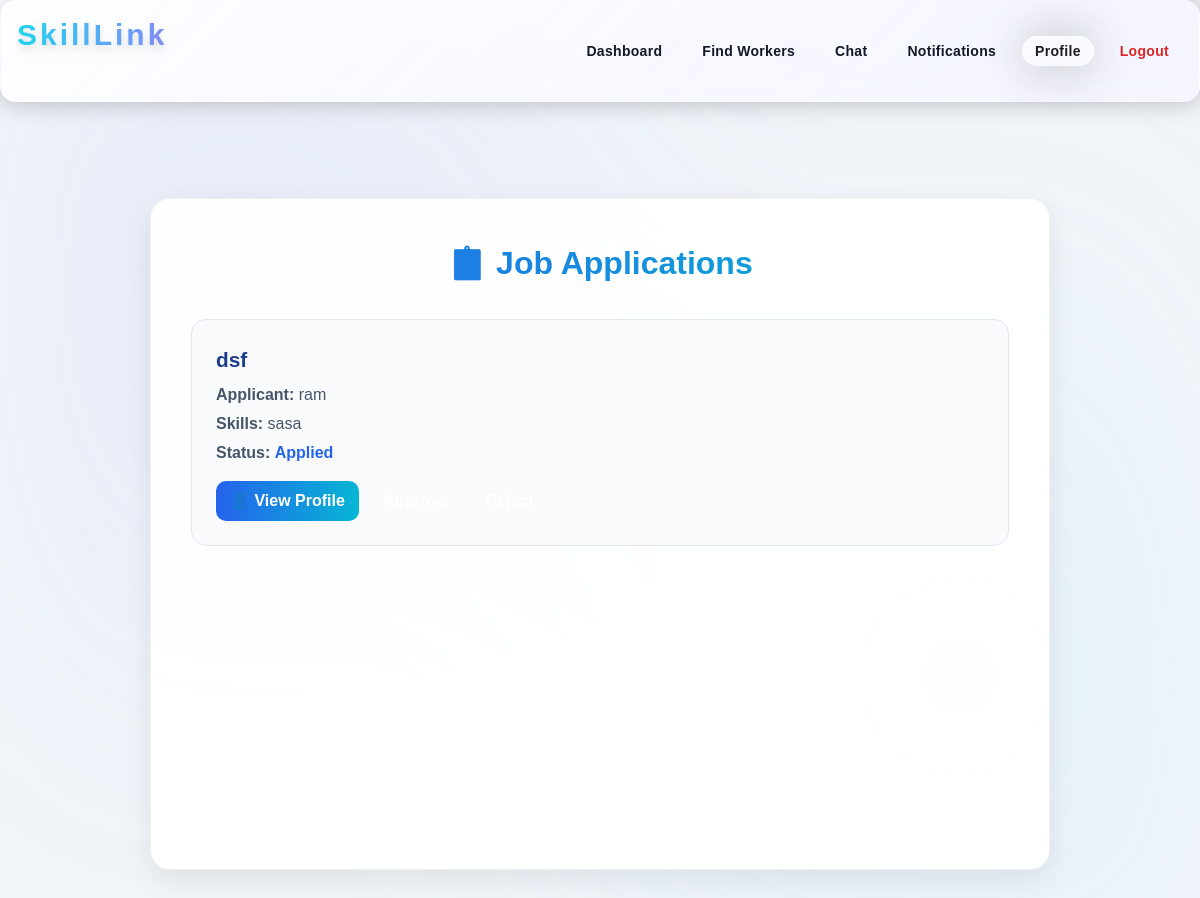
The page /applications (signed in) on the database its author committed.
### models.py (models this page shows, shortened)
class Application(db.Model):
    id = db.Column(db.Integer, primary_key=True)
    job_id = db.Column(db.Integer, db.ForeignKey('job.id'), nullable=False)
    worker_id = db.Column(db.Integer, db.ForeignKey('user.id'), nullable=False)
    client_id = db.Column(db.Integer, db.ForeignKey('user.id'), nullable=False)  # ✅ Add this
    status = db.Column(db.String(20), default='applied')
    timestamp = db.Column(db.DateTime, default=datetime.utcnow)
    worker = db.relationship("User", foreign_keys=[worker_id])
    client = db.relationship("User", foreign_keys=[client_id])
    job = db.relationship("Job", foreign_keys=[job_id])

class Job(db.Model):
    id = db.Column(db.Integer, primary_key=True)
    title = db.Column(db.String(200), nullable=False)
    description = db.Column(db.Text, nullable=False)
    location = db.Column(db.String(200), nullable=True)  # ✅ Add this
    client_id = db.Column(db.Integer, db.ForeignKey('user.id'), nullable=False)
    client = db.relationship("User", backref=db.backref("jobs_posted", lazy='dynamic'), foreign_keys=[client_id])
    created_at = db.Column(db.DateTime, default=datetime.utcnow)
    is_open = db.Column(db.Boolean, default=True)

class User(db.Model, UserMixin):
    __tablename__ = 'user'
    id = db.Column(db.Integer, primary_key=True)
    role = db.Column(db.String(20), nullable=False)  # client / worker / admin
    name = db.Column(db.String(100), nullable=False)
    email = db.Column(db.String(100), unique=True, nullable=False)
    password = db.Column(db.String(200), nullable=False)
    aadhar = db.Column(db.String(20), nullable=False)
    skills = db.Column(db.Text)
    is_approved = db.Column(db.Boolean, default=False)
    bio = db.Column(db.Text, default="")
    profile_image = db.Column(db.String(200), default="default.png")
    phone = db.Column(db.String(30), nullable=True)
    govt_id_image = db.Column(db.String(255), nullable=True)
    ratings_received = db.relationship("Rating", backref="recipient", foreign_keys="Rating.recipient_id", lazy="dynamic")
    ratings_given = db.relationship("Rating", backref="author", foreign_keys="Rating.author_id", lazy="dynamic")

### app.py (the view)
@app.route('/applications')
@login_required
def view_applications():
    if current_user.role != 'client':
        return redirect('/')
    applications = Application.query.filter_by(client_id=current_user.id).all()
    return render_template("applications.html", applications=applications)

### app.py (called while the page is built)
@login_manager.user_loader
def load_user(user_id):
    return User.query.get(int(user_id))

### templates/applications.html (shortened to what this page needs)
{% extends "base.html" %}
{% block content %}
<div class="applications-wrapper">
  <div class="applications-container">
    <h2>📋 Job Applications</h2>
    {% if applications %}
      {% for app in applications %}
        <div class="app-card">
          <h3>{{ app.job.title }}</h3>
          <p><b>Applicant:</b> {{ app.worker.name }}</p>
          <p><b>Skills:</b> {{ app.worker.skills or "Not Provided" }}</p>
          <p><b>Status:</b>
            <span style="
              color: {% if app.status == 'applied' %}#2563eb
                      {% elif app.status == 'approved' %}#16a34a
                      {% elif app.status == 'rejected' %}#dc2626
                      {% else %}#475569{% endif %};
              font-weight:600;">
              {{ app.status|capitalize }}
            </span>
          </p>
          <div style="margin-top:1rem; display:flex; flex-wrap:wrap; gap:10px;">
            <a href="{{ url_for('profile_view', user_id=app.worker.id) }}" class="btn btn-view">👤 View Profile</a>
            {% if app.status == 'applied' %}
              <a href="{{ url_for('approve_user', user_id=app.worker_id) }}" class="btn btn-success">Approve</a>
              <a href="{{ url_for('reject_user', user_id=app.worker_id) }}" class="btn btn-danger">Reject</a>
            {% endif %}
          </div>
        </div>
      {% endfor %}
    {% else %}
      <p class="no-apps">No job applications yet.</p>
    {% endif %}
  </div>
</div>
{% endblock %}

### templates/base.html (style rules this page uses)
:root { --bg-dark: #0a0f1c; --glass-bg: rgba(255, 255, 255, 0.15); --glass-border: rgba(255, 255, 255, 0.25); --primary: #7dd3fc; --secondary: #818cf8; --accent: #f97316; --text: #e2e8f0; --text-dim: #94a3b8; }
body { background: radial-gradient(circle at top right, #0d1222 0%, #000814 100%); color: var(--text); font-family: 'Inter', sans-serif; overflow-x: hidden; min-height: 100vh; }

### templates/applications.html (style rules this page uses)
body { background: #f1f5f9; font-family: "Poppins", sans-serif; }
.applications-wrapper { position: relative; z-index: 10; min-height: 100vh; padding: 4rem 1rem; display: flex; justify-content: center; }
.applications-container { width: 100%; max-width: 900px; background: #ffffffee; border-radius: 20px; box-shadow: 0 10px 30px rgba(0, 0, 0, 0.08); padding: 2.5rem; border: 1px solid rgba(0, 0, 0, 0.05); }
h2 { text-align: center; font-size: 2rem; font-weight: 800; background: linear-gradient(to right, #2563eb, #06b6d4); -webkit-background-clip: text; -webkit-text-fill-color: transparent; margin-bottom: 2rem; }
.app-card { background: #f8fafc; border: 1px solid #e2e8f0; border-radius: 15px; padding: 1.5rem; margin-bottom: 1.5rem; transition: all 0.3s ease; }
.app-card h3 { font-size: 1.3rem; font-weight: 700; color: #1e3a8a; margin-bottom: 0.5rem; }
.app-card p { color: #475569; margin: 0.3rem 0; }
.btn { display: inline-block; padding: 8px 14px; border-radius: 10px; font-weight: 600; text-decoration: none; color: white; transition: 0.3s ease; }
.btn-view { background: linear-gradient(to right, #2563eb, #06b6d4); }

### rows shown on the page
Application: job "dsf", worker.name "ram", worker "sasa", status "Applied"
